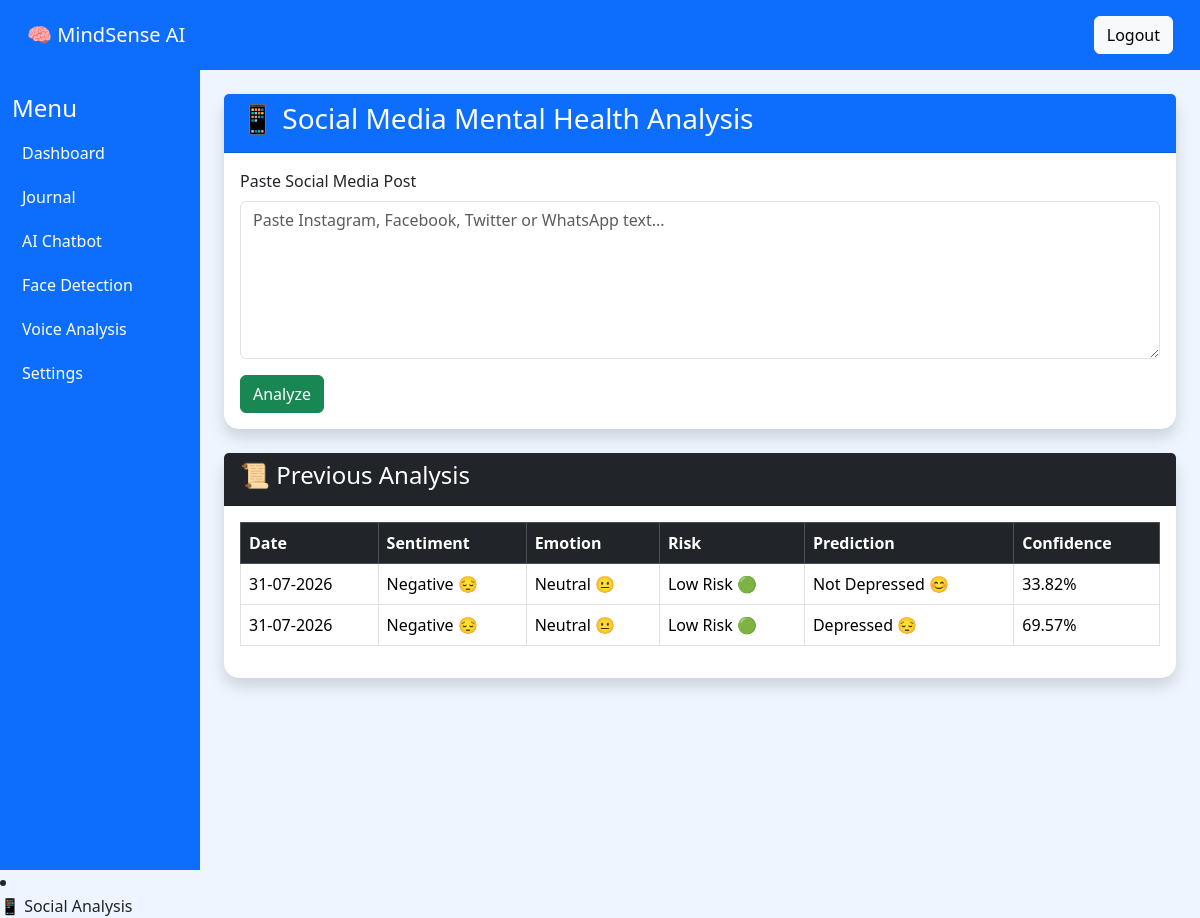
The app's page /social (signed in) with its own data.
### models/social.py (models this page shows)
class Social(db.Model):
    __tablename__ = "social"
    id = db.Column(db.Integer, primary_key=True)
    user_id = db.Column(db.Integer, nullable=False)
    text = db.Column(db.Text, nullable=False)
    sentiment = db.Column(db.String(50))
    emotion = db.Column(db.String(50))
    risk = db.Column(db.String(50))
    prediction = db.Column(db.String(50))
    confidence = db.Column(db.Float)
    created_at = db.Column(
        db.DateTime,
        default=datetime.utcnow
    )

### routes/social.py (the view, shortened to what this page needs)
@social.route("/social", methods=["GET", "POST"])
def social_page():
    if "user_id" not in session:
        return redirect(url_for("auth.login"))
    result = None
    history = Social.query.filter_by(
        user_id=session["user_id"]
    ).order_by(
        Social.created_at.desc()
    ).all()
    return render_template(
        "social/social.html",
        result=result,
        history=history
    )

### templates/social/social.html (shortened to what this page needs)
{% extends "base.html" %}
{% block content %}
<div class="container mt-4">
    <div class="card shadow">
        <div class="card-header bg-primary text-white">
            <h3>📱 Social Media Mental Health Analysis</h3>
        </div>
        <div class="card-body">
            <form method="POST">
                <label class="form-label">
                    Paste Social Media Post
                </label>
                <textarea
                    class="form-control"
                    rows="6"
                    name="text"
                    placeholder="Paste Instagram, Facebook, Twitter or WhatsApp text..."
                    required></textarea>
                <button
                    class="btn btn-success mt-3">
                    Analyze
                </button>
            </form>
        </div>
    </div>
    <br>
    <div class="card shadow">
        <div class="card-header bg-dark text-white">
            <h4>📜 Previous Analysis</h4>
        </div>
        <div class="card-body">
            <table class="table table-bordered table-hover">
                <thead class="table-dark">
                    <tr>
                        <th>Date</th>
                        <th>Sentiment</th>
                        <th>Emotion</th>
                        <th>Risk</th>
                        <th>Prediction</th>
                        <th>Confidence</th>
                    </tr>
                </thead>
                <tbody>
                {% for item in history %}
                    <tr>
                        <td>{{ item.created_at.strftime("%d-%m-%Y") }}</td>
                        <td>{{ item.sentiment }}</td>
                        <td>{{ item.emotion }}</td>
                        <td>{{ item.risk }}</td>
                        <td>{{ item.prediction }}</td>
                        <td>{{ item.confidence }}%</td>
                    </tr>
                {% endfor %}
                </tbody>
            </table>
        </div>
    </div>
</div>
{% endblock %}

### templates/base.html (shortened to what this page needs)
<!DOCTYPE html>
<html lang="en">
<head>
<link href="https://cdn.jsdelivr.net/npm/bootstrap@5.3.3/dist/css/bootstrap.min.css" rel="stylesheet">
<link rel="stylesheet"
href="{{ url_for('static', filename='css/dashboard.css') }}">
</head>
<body>
<nav class="navbar navbar-dark bg-primary">
<div class="container-fluid">
<span class="navbar-brand">
🧠 MindSense AI
</span>
<a href="{{ url_for('logout') }}" class="btn btn-light">
    Logout
</a>
</div>
</nav>
<div class="container-fluid">
<div class="row">
<div class="col-md-2 sidebar">
<h4 class="mt-4">Menu</h4>
<ul class="nav flex-column">
<li class="nav-item">
<a class="nav-link" href="/dashboard">
Dashboard
</a>
</li>
<li class="nav-item">
<a class="nav-link" href="/journal">
Journal
</a>
</li>
<li class="nav-item">
<a class="nav-link" href="/chatbot">
AI Chatbot
</a>
</li>
<li class="nav-item">
<a class="nav-link" href="#">
Face Detection
</a>
</li>
<li class="nav-item">
<a class="nav-link" href="#">
Voice Analysis
</a>
</li>
<li class="nav-item">
<a class="nav-link" href="#">
Settings
</a>
</li>
</ul>
</div>
<div class="col-md-10">
{% block content %}
{% endblock %}
</div>
</div>
</div>
</body>
</html>
<li class="nav-item">
    <a class="nav-link" href="/social">
        📱 Social Analysis
    </a>
</li>

### static/css/dashboard.css (style rules this page uses)
body { background:#eef5ff; }
.card { border-radius:20px; transition:0.3s; }
.navbar { padding:15px; }
.sidebar { height:100vh; background:#0d6efd; color:white; }
.sidebar a { color:white; padding:10px; }
.card { border:none; border-radius:15px; }
.card { border-radius:15px; }

### records on screen
Social: created_at "31-07-2026", sentiment "Negative 😔", emotion "Neutral 😐", risk "Low Risk 🟢", prediction "Not Depressed 😊", confidence "33.82"
Social: created_at "31-07-2026", sentiment "Negative 😔", emotion "Neutral 😐", risk "Low Risk 🟢", prediction "Depressed 😔", confidence "69.57"
